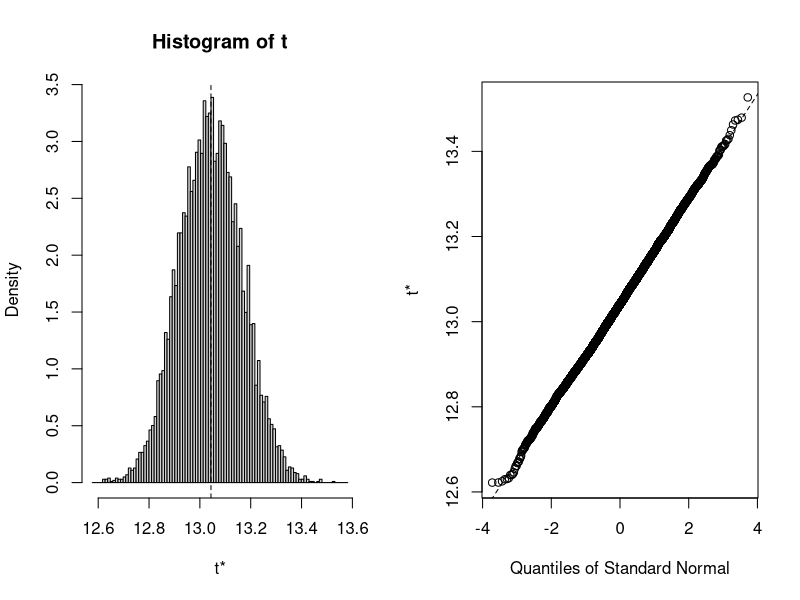
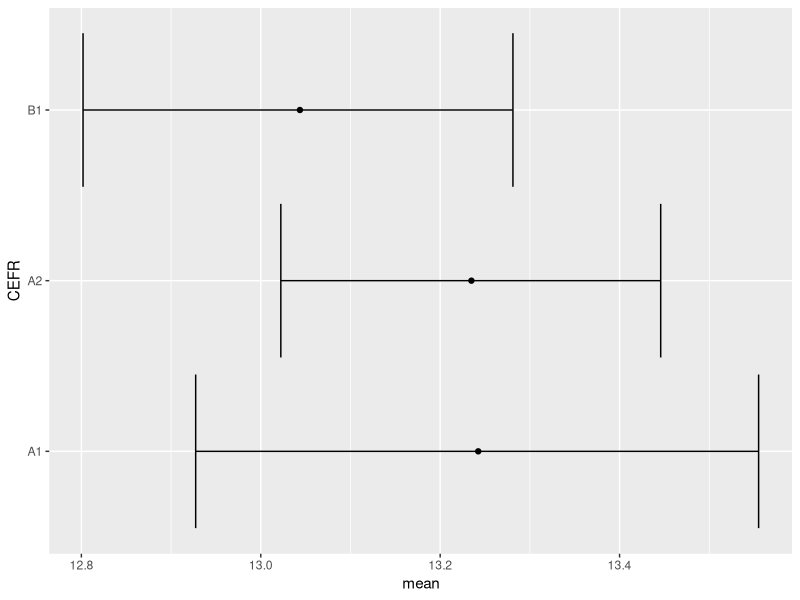
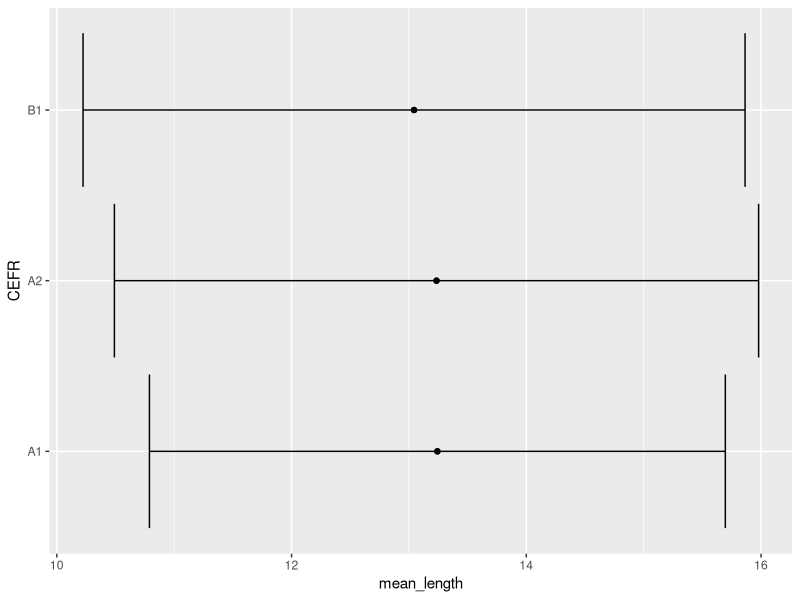

Recreate these plots in R, in order.
# This demonstration was created by Adriana Picoral
# (adrianaps@email.arizona) on June 26, 2020.
library(tidyverse)
library(boot)
set.seed(42)

# load data
italian_multiword_data <- read_tsv("data/iris_spina_siyanova.txt")

# check data
italian_multiword_data %>%
  group_by(DATA_COLLECTION, CEFR) %>%
  count() %>%
  pivot_wider(names_from = CEFR, values_from = n)

# do some basic summary
italian_multiword_data %>%
  group_by(CEFR) %>%
  summarise(mean_length = mean(LENGTH),
            sd = sd(LENGTH))

# create function to get these means (by CEFR)
get_mean_length_by_cefr <- function(data) {
  mean_df <- data %>%
    group_by(CEFR) %>%
    summarise(mean_length = mean(LENGTH))
  return(mean_df$mean_length)
}

get_mean_length_by_cefr(italian_multiword_data)

# adapt function to get these means (by CEFR) in a boot function
mean_length_by_cefr <- function(data, indices) {
  sampled_data <- data[indices,] # allows boot to select sample
  mean_df <- sampled_data %>%
    group_by(CEFR) %>%
    summarise(mean_length = mean(LENGTH))
  return(mean_df$mean_length)
}

# bootstrapping with 10000 replications
results <- boot(data=italian_multiword_data,
                statistic=mean_length_by_cefr,
                R=10000)

results
results$t0
results$t
plot(results,
     index = 3)

# get means from bootstrapping results
all_means <- data.frame(results$t)
colnames(all_means) <- c("A1", "A2", "B1")

all_means <- all_means %>%
  pivot_longer(cols = c("A1", "A2", "B1"),
               names_to = "CEFR")

all_means %>%
  group_by(CEFR) %>%
  summarise(mean = mean(value))

# get 95% confidence interval
a1_results <- boot.ci(results,
        type = "basic",
        index = 1)

a2_results <- boot.ci(results,
        type = "basic",
        index = 2)

b1_results <- boot.ci(results,
        type = "basic",
        index = 3)

cefr_results <- data.frame(A1 = a1_results$basic[,c(4:5)],
                           A2 = a2_results$basic[,c(4:5)],
                           B1 = b1_results$basic[,c(4:5)])

cefr_results_transpose <- as.data.frame(t(as.matrix(cefr_results)))
colnames(cefr_results_transpose) <- c("lower", "upper")

cefr_results_transpose$mean <- results$t0
cefr_results_transpose$CEFR <- rownames(cefr_results_transpose)

cefr_results_transpose %>%
  ggplot(aes(x = CEFR, y = mean)) +
  geom_point() +
  geom_errorbar(aes(ymin = lower, ymax = upper)) +
  coord_flip()

# what would it look like with basic summary
italian_multiword_data %>%
  group_by(CEFR) %>%
  summarise(mean_length = mean(LENGTH),
            sd = sd(LENGTH)) %>%
  mutate(lower = mean_length - sd,
         upper = mean_length + sd) %>%
  ggplot(aes(x = CEFR, y = mean_length)) +
  geom_point() +
  geom_point() +
  geom_errorbar(aes(ymin = lower, ymax = upper)) +
  coord_flip()

## ANOVA
library(broom)
tidy(aov(LENGTH ~ CEFR + Error(ID_STUDENT),
    data = italian_multiword_data))$statistic

## t-test
a1_length_vector <- italian_multiword_data %>%
  filter(CEFR == "A1") %>%
  select(LENGTH)

a2_length_vector <- italian_multiword_data %>%
  filter(CEFR == "A2") %>%
  select(LENGTH)

b1_length_vector <- italian_multiword_data %>%
  filter(CEFR == "B1") %>%
  select(LENGTH)

tidy(t.test(a1_length_vector, a2_length_vector))
